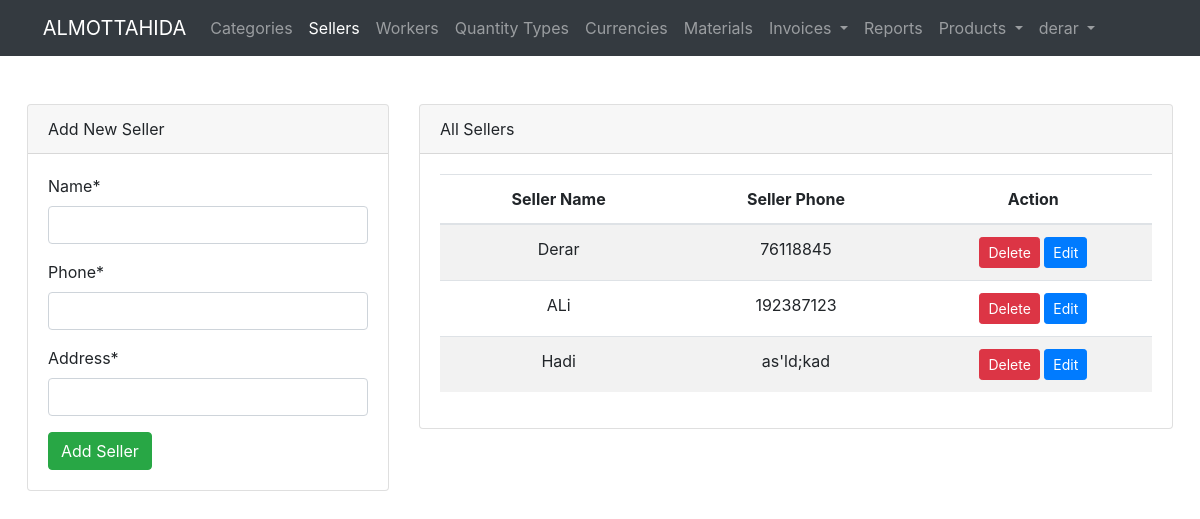
Before: /seller/ (signed in) with the older database file.
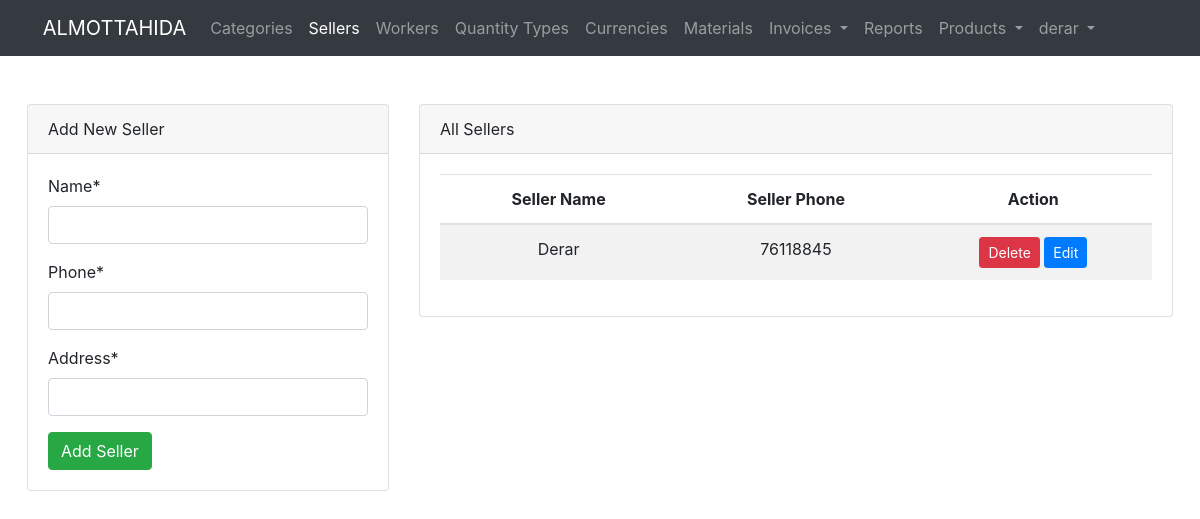
After: the same page with the newer database file.
### product/models.py (models this page shows, shortened)
class Seller(models.Model):
    name = models.CharField(max_length=30, unique=True)
    phone = models.CharField(max_length=300, null=True, unique=True, blank=False)
    address = models.CharField(max_length=300, null=True, blank=False)

### product/views.py (the view)
# urls.py: path("seller/", views.all_sellers, name='seller.all'),
@login_required(login_url=LOGIN_URL)
def all_sellers(request):
    if request.method == 'POST':
        method = request.POST.get("method").lower()
        if method == "post":
            form = SellerForm(request.POST)
            if form.is_valid():
                form.save()
                messages.add_message(request, messages.SUCCESS, 'Seller added successfully.')
                return redirect("seller.all")
        elif method == "delete":
            seller_id = request.POST.get("seller_id")
            Seller.objects.get(pk=seller_id).delete()
            messages.add_message(request, messages.WARNING, 'Seller deleted successfully.')
            return redirect("seller.all")
        elif method == "put":
            seller_id = request.POST.get("seller_id")
            seller_name = request.POST.get("name")
            seller_phone = request.POST.get("phone")
            seller_address = request.POST.get("address")
            seller_exists = Seller.objects.filter(name=seller_name).exclude(pk=seller_id)
            if not seller_exists:
                seller = Seller.objects.get(pk=seller_id)
                seller.name = seller_name
                seller.phone = seller_phone
                seller.address = seller_address
                seller.save()
                messages.add_message(request, messages.SUCCESS, 'Seller updated successfully.')
            else:
                messages.add_message(request, messages.WARNING, 'Seller data exists')
            return redirect("seller.all")
    else:
        form = SellerForm()
    sellers = Seller.objects.all()
    page = request.GET.get('page', 1)
    paginator = Paginator(sellers, 15)
    try:
        sellers = paginator.page(page)
    except PageNotAnInteger:
        sellers = paginator.page(1)
    except EmptyPage:
        sellers = paginator.page(paginator.num_pages)
    return render(request, 'seller/all.html', {'sellers': sellers, "form": form})

### product/forms.py
class SellerForm(ModelForm):
    class Meta:
        model = Seller
        fields = "__all__"

### templates/seller/all.html (shortened to what this page needs)
{% extends "base.html" %}
{% load crispy_forms_tags %}
{% block content %}
    <div class="row">
        <div class="col-12 col-md-4 mb-4">
            <div class="card">
                <div class="card-header">
                    Add New Seller
                </div>
                <div class="card-body">
                    <form method="post" action="{% url 'seller.all' %}">
                        {{ form|crispy }}
                        <button type="submit" class="btn btn-success">Add Seller</button>
                    </form>
                </div>
            </div>
        </div>
        <div class="col-12 col-md-8 ">
            <div class="card">
                <div class="card-header">
                    All Sellers
                </div>
                <div class="card-body">
                    <table class="table table-responsive-md table-striped">
                        <thead>
                        <tr>
                            <th>Seller Name</th>
                            <th>Seller Phone</th>
                            <th>Action</th>
                        </tr>
                        </thead>
                        <tbody>
                        {% for seller in sellers %}
                            <tr>
                                <td>{{ seller.name }}</td>
                                <td>{{ seller.phone }}</td>
                                <td>
                                    <button type="button" class="btn btn-danger btn-sm delete-btn" data-toggle="modal"
                                            data-target="#deleteModal" data-id="{{ seller.id }}">
                                        Delete
                                    </button>
                                    <button type="button" class="btn btn-primary btn-sm edit-btn" data-toggle="modal"
                                            data-target="#updateModal" data-id="{{ seller.id }}"
                                            data-phone="{{ seller.phone }}" data-name="{{ seller.name }}">
                                        Edit
                                    </button>
                                </td>
                            </tr>
                        {% endfor %}
                        </tbody>
                    </table>
                </div>
            </div>
        </div>
    </div>
{% endblock %}

Changed rows visible on the page:
removed Seller: name "ALi", phone "192387123"
removed Seller: name "Hadi", phone "as'ld;kad"
